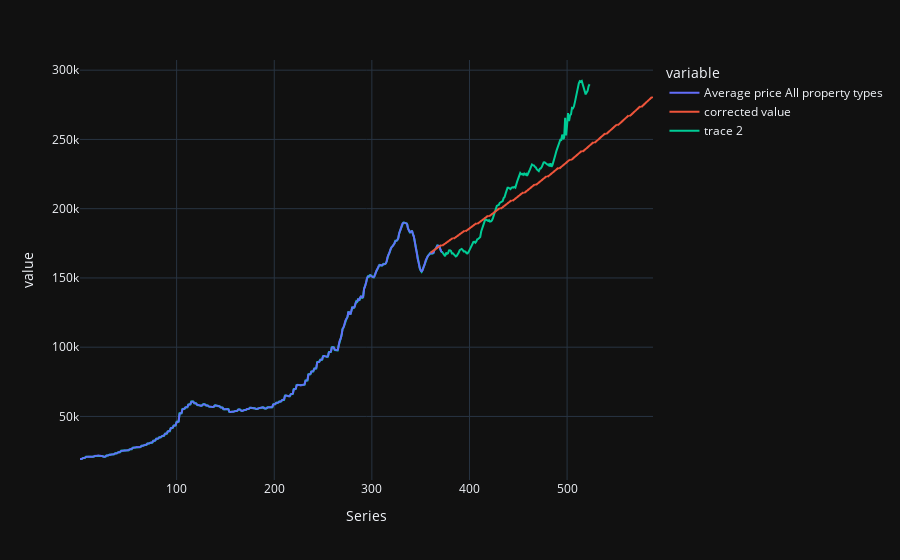

Here is the notebook cell this chart was saved with:
### Code cell
final_real_val = train['Average price All property types'].iloc[-1]
first_predicted_value = predictions_future['prediction_label'].iloc[1]

print(final_real_val)
predictions_future['corrected value'] = predictions_future['prediction_label'] - first_predicted_value + final_real_val

import plotly.express as px
concat_df = pd.concat([df[df['Year'] < 2011],predictions_future], axis=0)

fig = px.line(concat_df, x=concat_df['Series'], y=["Average price All property types", "corrected value"], template = 'plotly_dark')
fig.add_scatter(x=df['Series'], y=df['Average price All property types'])

fig.show()

### Figure 1 — Plotly figure (JSON) as saved in the notebook; plotly's stock layout.template omitted (floating-point values rounded to 4 significant figures; data arrays with more than 128 entries replaced by an {"elided": "..."} marker saying what was removed)
{"data": [{"hovertemplate": "variable=Average price All property types<br>Series=%{x}<br>value=%{y}<extra></extra>", "legendgroup": "Average price All property types", "line": {"color": "#636efa", "dash": "solid"}, "marker": {"symbol": "circle"}, "mode": "lines", "name": "Average price All property types", "showlegend": true, "type": "scattergl", "x": {"elided": "601 int values"}, "xaxis": "x", "y": {"elided": "601 int values"}, "yaxis": "y"}, {"hovertemplate": "variable=corrected value<br>Series=%{x}<br>value=%{y}<extra></extra>", "legendgroup": "corrected value", "line": {"color": "#EF553B", "dash": "solid"}, "marker": {"symbol": "circle"}, "mode": "lines", "name": "corrected value", "showlegend": true, "type": "scattergl", "x": {"elided": "601 int values"}, "xaxis": "x", "y": {"elided": "601 float values"}, "yaxis": "y"}, {"type": "scatter", "x": {"elided": "523 int values"}, "y": {"elided": "523 int values"}}], "layout": {"legend": {"title": {"text": "variable"}, "tracegroupgap": 0}, "margin": {"t": 60}, "xaxis": {"anchor": "y", "domain": [0, 1], "title": {"text": "Series"}}, "yaxis": {"anchor": "x", "domain": [0, 1], "title": {"text": "value"}}}}
